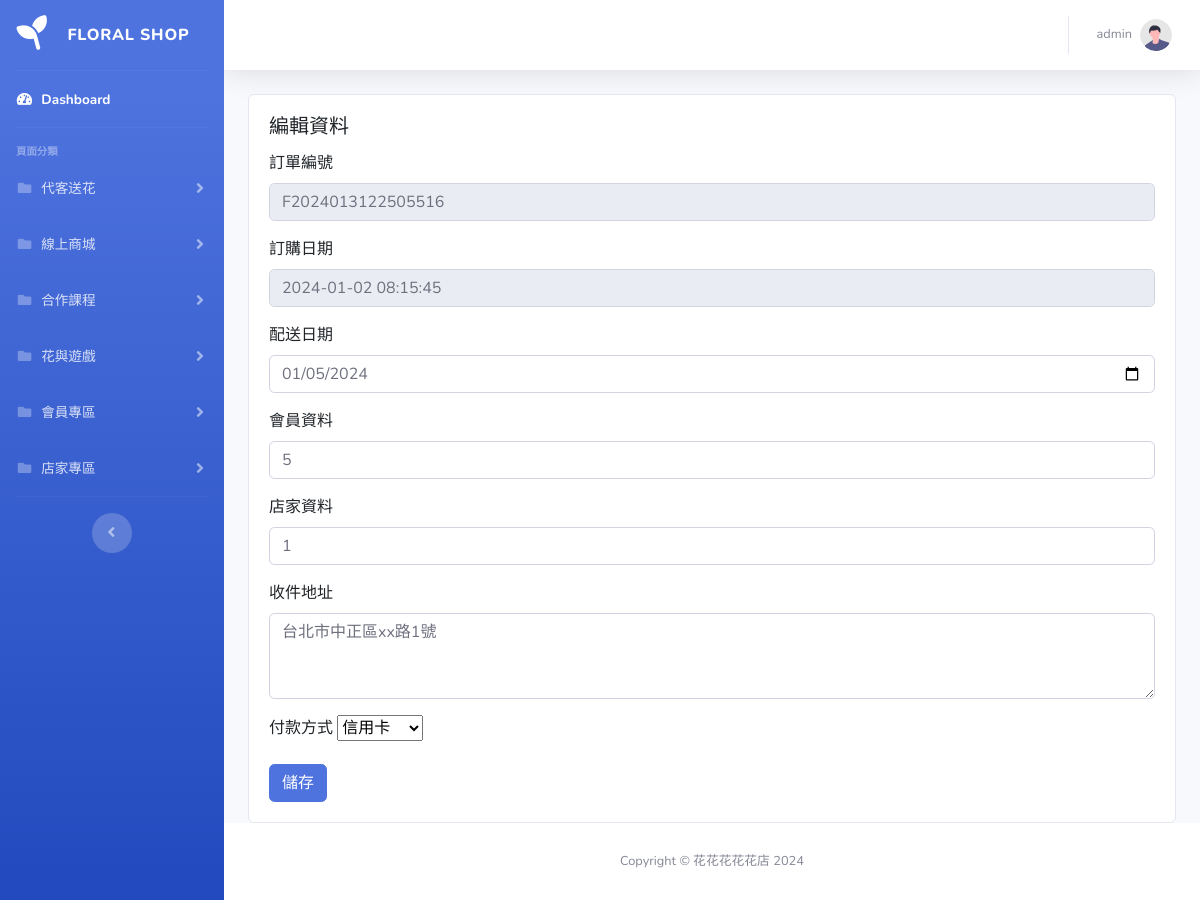
The app's page /pages/custom/edit.php?order_id=F2024013122505516 with its own data.
### tables this page shows
CREATE TABLE `custom_orders` (
  `sid` int(11) NOT NULL,
  `order_id` varchar(255) DEFAULT NULL,
  `order_date` datetime DEFAULT NULL,
  `delivery_date` date DEFAULT NULL,
  `member_id` int(11) DEFAULT NULL,
  `store_id` int(11) DEFAULT NULL,
  `shipping_id` int(11) DEFAULT NULL,
  `sender_name` varchar(255) DEFAULT NULL,
  `sender_tel` varchar(255) DEFAULT NULL,
  `recipient_name` varchar(255) DEFAULT NULL,
  `recipient_tel` varchar(255) DEFAULT NULL,
  `recipient_address` varchar(255) DEFAULT NULL,
  `payment_method` int(11) DEFAULT NULL,
  `shipping_method` int(11) DEFAULT NULL,
  `shipping_status` int(11) DEFAULT NULL,
  `order_status` int(11) DEFAULT NULL
);

### pages/custom/edit.php (the view, shortened to what this page needs)
<?php require '../parts/db_connect.php';
$order_id = isset($_GET['order_id']) ? $_GET['order_id'] : '';
$sql_orders = "SELECT * FROM custom_orders WHERE order_id = :order_id";
$stmt_orders = $pdo->prepare($sql_orders);
$stmt_orders->bindParam(':order_id', $order_id, PDO::PARAM_STR);
$stmt_orders->execute();
$row = $stmt_orders->fetch(PDO::FETCH_ASSOC);
?>
<?php include '../parts/html-head.php' ?>
<body id="page-top">
    <div id="wrapper">
        <?php include '../parts/navbar.php' ?>
        <div id="content-wrapper" class="d-flex flex-column">
            <div id="content">
                <?php include '../parts/navtop.php' ?>
                <div class="container">
                    <div class="card">
                        <div class="card-body">
                            <h5 class="card-title">編輯資料</h5>
                            <form name="form1" method="post" onsubmit="sendForm(event)" id="form1">
                                <div class="mb-3">
                                    <label class="form-label" for="order_id">訂單編號</label>
                                    <input type="text" class="form-control" id="order_id" disabled name="order_id"
                                        value="<?= $row['order_id'] ?>">
                                </div>
                                <div class="mb-3">
                                    <label for="order_date" class="form-label">訂購日期</label>
                                    <input type="datetime" class="form-control" id="order_date" name="order_date"
                                        value="<?= $row['order_date'] ?>" disabled>
                                </div>
                                <div class="mb-3">
                                    <label for="delivery_date" class="form-label">配送日期</label>
                                    <input type="date" class="form-control" id="delivery_date" name="delivery_date"
                                        value="<?= $row['delivery_date'] ?>">
                                </div>
                                <div class="mb-3">
                                    <label for="member_id" class="form-label">會員資料</label>
                                    <input type="text" class="form-control" id="member_id" name="member_id"
                                        value="<?= $row['member_id'] ?>">
                                </div>
                                <div class="mb-3">
                                    <label for="store_id" class="form-label">店家資料</label>
                                    <input type="text" class="form-control" id="store_id" name="store_id"
                                        value="<?= $row['store_id'] ?>">
                                </div>
                                <div class="mb-3">
                                    <label for="recipient_address" class="form-label">收件地址</label>
                                    <textarea class="form-control" name="recipient_address" id="recipient_address"
                                        cols="30" rows="3"><?= $row['recipient_address'] ?></textarea>
                                </div>
                                <div class="mb-3">
                                    <label for="payment_method" class="form-label">付款方式</label>
                                    <select id="payment_method" name="payment_method">
                                        <option value="1" <?php echo ($row['payment_method'] == 1) ? 'selected' : ''; ?>>
                                            信用卡
                                        </option>
                                    </select>
                                </div>
                                <button type="submit" class="btn btn-primary">儲存</button>
                            </form>
                        </div>
                    </div>
                </div>
            </div>
            <?php include '../parts/footer.php' ?>
        </div>
    </div>
    <?php include '../parts/html-foot.php' ?>

### records on screen
custom_orders: order_id "F2024013122505516", order_date "2024-01-02 08:15:45", delivery_date "01/05/2024", member_id "5", store_id "1", recipient_address "台北市中正區xx路1號", payment_method "信用卡"
